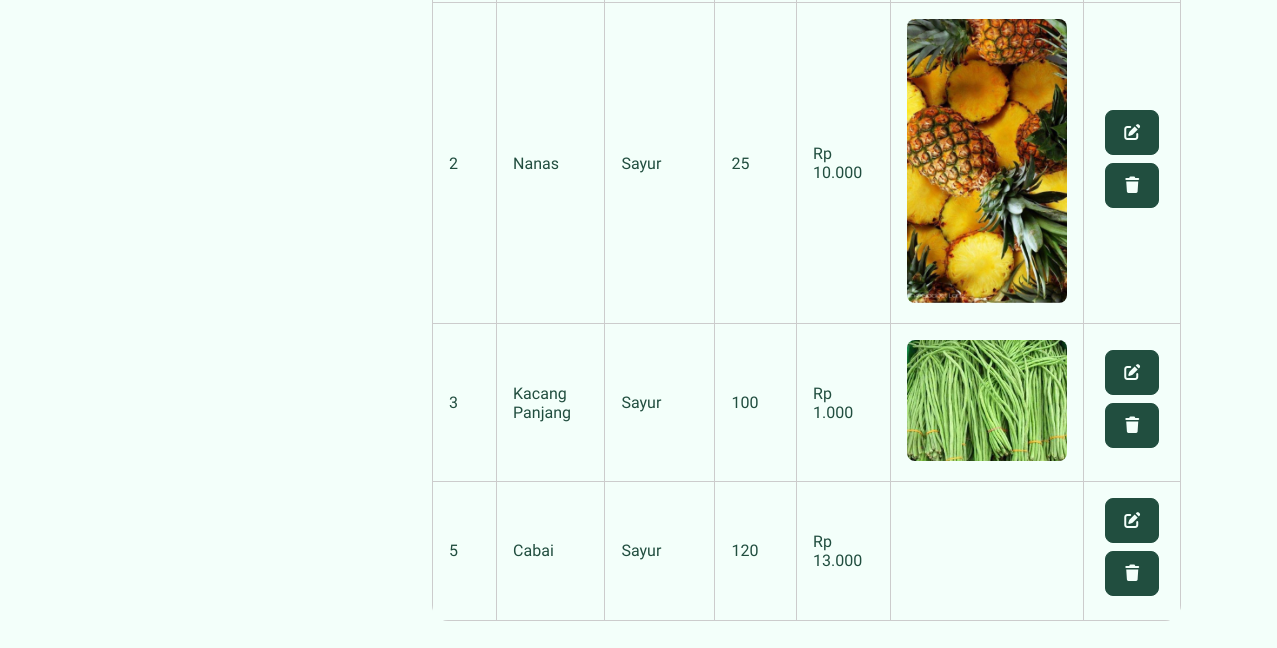
The app's page /dashboard/admin/produk/index.php (signed in, lower part), older data.
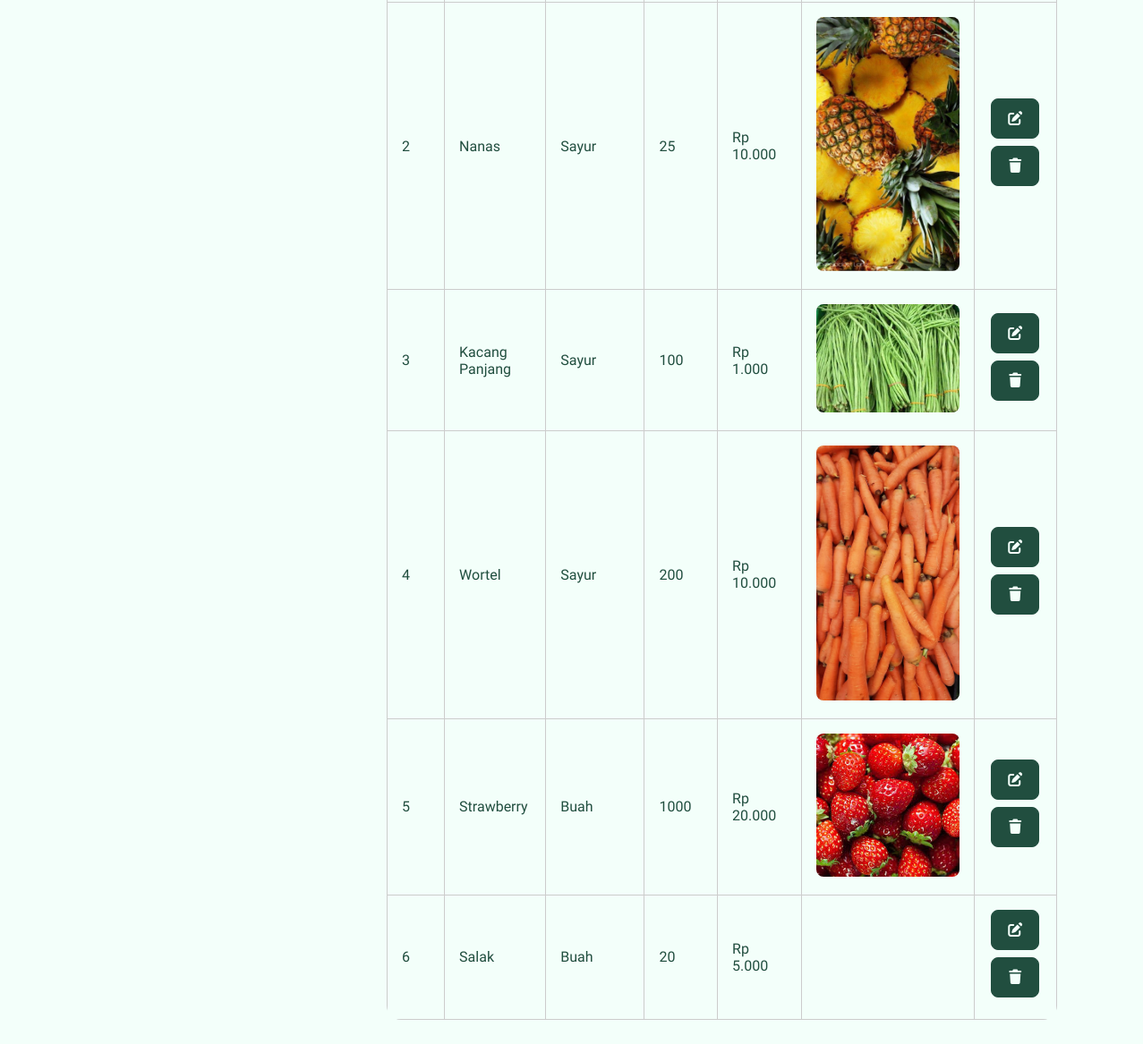
The same page, newer data.
### tables this page shows
CREATE TABLE `produk` (
  `id_produk` int(11) NOT NULL,
  `nama` varchar(250) NOT NULL,
  `id_kategori` int(11) NOT NULL,
  `stok` int(50) NOT NULL,
  `harga` decimal(50,0) NOT NULL,
  `gambar` varchar(200) NOT NULL
);

CREATE TABLE `kategori` (
  `id_kategori` int(11) NOT NULL,
  `nama_kategori` varchar(20) NOT NULL
);

### dashboard/admin/produk/index.php (the view, shortened to what this page needs)
<?php
require_once '../../../includes/koneksi.php';
$query_get = "SELECT produk.*, kategori.nama_kategori AS kategori
            FROM produk
            JOIN kategori ON produk.id_kategori = kategori.id_kategori
            WHERE produk.nama LIKE '%%'
               OR produk.id_kategori LIKE '%%'
               OR produk.stok LIKE '%%'
               OR produk.harga LIKE '%%'";
if (isset($_GET['search'])) {
    require_once $_SERVER['DOCUMENT_ROOT'] . NM_FOLDER . '/functions/products.php';
    $keyword = $_GET['search'];
    $result = cari_produk($conn, $keyword);
} else {
    $result = $conn->query($query_get);
}
?>
<!DOCTYPE html>
<html lang="en">
<head>
    <link rel="stylesheet" href="../../../assets/style/global.css">
    <link rel="stylesheet" href="../../../assets/style/dashboard.css">
    <link rel="stylesheet" href="https://cdnjs.cloudflare.com/ajax/libs/font-awesome/7.0.1/css/all.min.css">
</head>
<body>
    <main class="crud produk">
        <div class="main">
            <section class="view-data">
                <table>
                    <tbody>
                        <?php
                        while ($row = $result->fetch_assoc()) {
                            $formatted_harga = 'Rp ' . number_format($row['harga'], 0, ',', '.');
                        ?>
                        <tr>
                            <td><?= $row['id_produk'] ?></td>
                            <td><?= $row['nama'] ?></td>
                            <td><?= $row['kategori'] ?></td>
                            <td><?= $row['stok'] ?></td>
                            <td><?= $formatted_harga ?></td>
                            <td class="img-produk">
                                <img src="../../../uploads/<?= $row['gambar'] ?>" alt="">
                            </td>
                            <td class="aksi">
                                <a href="kelola/?id=<?= $row['id_produk'] ?>" class="btn btn-crud-dark">
                                    <i class="fas fa-edit"></i>
                                </a>
                                <button href="?delete=<?= $row['id_produk'] ?>" data-id="<?= $row['id_produk'] ?>" class="btn btn-crud-dark crud-delete" onclick="//return confirm('Apakah Anda yakin ingin menghapus data ini?')">
                                    <i class="fas fa-trash"></i>
                                </button>
                            </td>
                        </tr>
                        <?php }
                        ?>
                    </tbody>
                </table>
            </section>
        </div>
    </main>
</body>
</html>

Row changes from the older to the newer data that the page shows:
added produk: id_produk "4", nama "Wortel", id_kategori.nama_kategori "Sayur", stok "200", harga "Rp 10.000", gambar (picture)
changed produk id 5: nama "Cabai" → "Strawberry"; id_kategori.nama_kategori "Sayur" → "Buah"; stok "120" → "1000"; harga "Rp 13.000" → "Rp 20.000"; gambar: picture added
added produk: id_produk "6", nama "Salak", id_kategori.nama_kategori "Buah", stok "20", harga "Rp 5.000"
